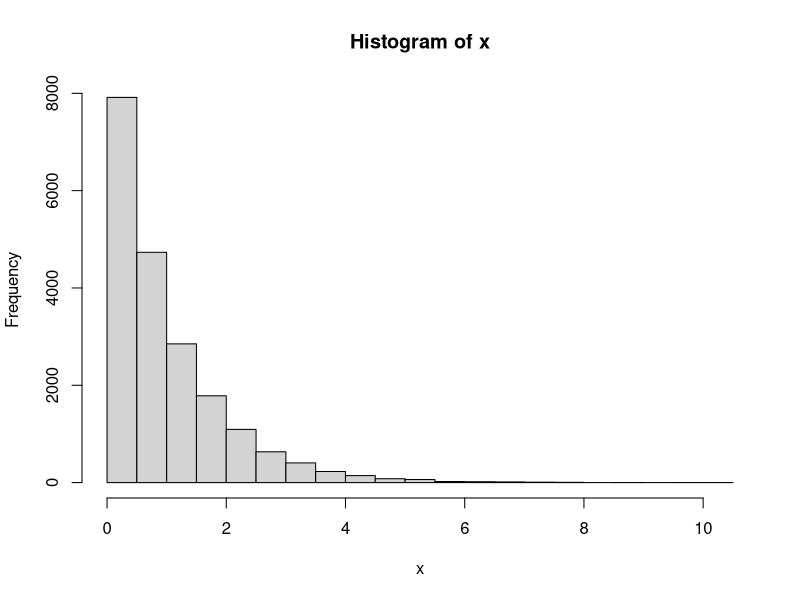
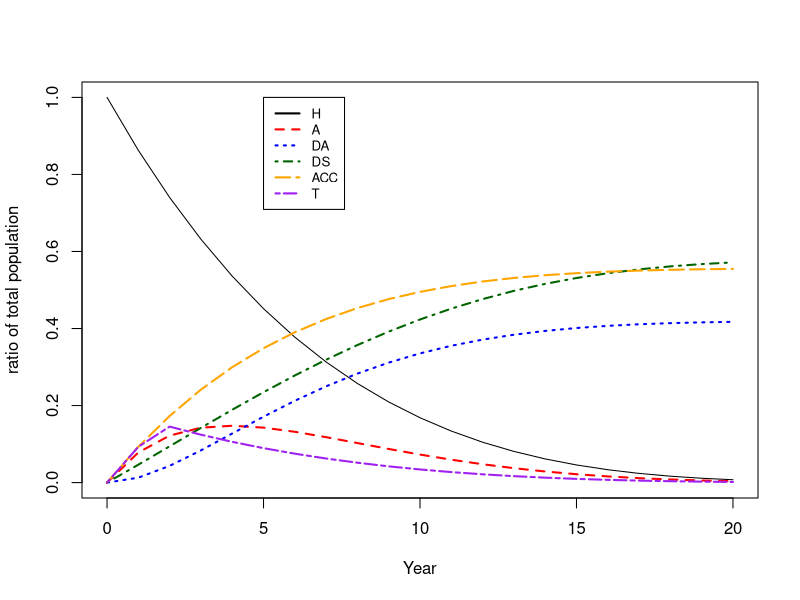
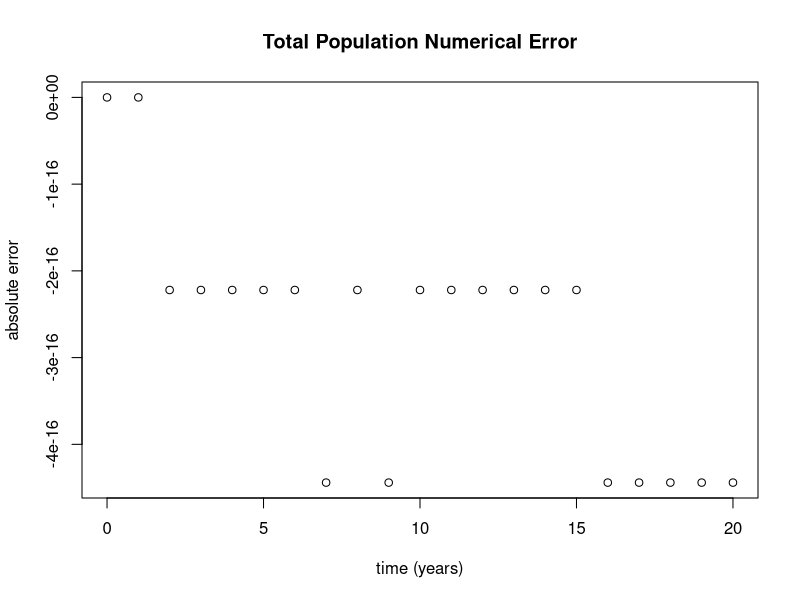

R code for these plots, in order:
## ---- chunk 1
knitr::opts_chunk$set(echo = TRUE)
library(Matrix)
## ---- chunk 2
x <- rexp(20000)

hist(x)

mean(x)
median(x)

# Percentage in first time cycle
sum(x < 1) / length(x)
## ---- chunk 3
hiv_monotherapy_tp <- matrix(c(0.721, 0.202, 0.067, 0.010,
                               0.000, 0.581, 0.407, 0.012,
                               0.000, 0.000, 0.750, 0.250,
                               0.000, 0.000, 0.000, 1.000), 
                               nrow=4, byrow=TRUE,
                               dimnames=list(c("A", "B", "C", "D"),
                                             c("A", "B", "C", "D")))
hiv_monotherapy_tp                                          
## ---- chunk 4
V  <- eigen(hiv_monotherapy_tp)$vectors
iV <- solve(V)
Ap <- iV %*% hiv_monotherapy_tp %*% V

Ap
## ---- chunk 5
lAp <- diag(log(diag(Ap)), nrow(Ap), ncol(Ap))

R  <- V %*% lAp %*% iV

R 
## ---- chunk 6
R[abs(R) < 1e-6 ] <- 0


rownames(R) <- c("A", "B", "C", "D")
colnames(R) <- c("A", "B", "C", "D")

round(R, 3)
## ---- chunk 7
expm(R)
## ---- chunk 8
# A more plausible death rate for 'A', 'B'
R['A', 'D'] <- 0
R['B', 'D'] <- 0

diag(R) <- diag(R) - rowSums(R) # Keep it Markovian
round(expm(R), 3)
## ---- chunk 9

RwAcc <- cbind(rbind(R, rep(0, 4)), rep(0, 5))
rownames(RwAcc) <- c("A", "B", "C", "D", "AccBC")
colnames(RwAcc) <- c("A", "B", "C", "D", "AccBC")

RwAcc['B', 'AccBC'] <- RwAcc['B', 'C']
round(expm(RwAcc), 3)
## ---- chunk 10
rate_secular_death_by_age <- function(t, h=1, a=0.1, b=1/1200)
{
  (b/a) * (exp(a*t) - exp(a*(t-h)))
}
## ---- chunk 11
markov_rate_matrices<- function(t, h=1)
{
  lapply(t, function(tt){
    r.secular <- rate_secular_death_by_age(tt+40, h)
  
    x <- matrix(c(0.0, 0.1, 0.0, r.secular,
                  0.0, 0.0, 0.3, r.secular,
                  0.0, 0.0, 0.0, 0.0,
                  0.0, 0.0, 0.0, 0.0),
           nrow=4,
           ncol=4,
           byrow=TRUE,
           dimnames=list(c("H", "A", "DA", "DS"),
                         c("H", "A", "DA", "DS")))
  
    diag(x) <- -rowSums(x)
    x
  })
}
## ---- chunk 12
non_markov_rate_matrices <- function(t, h=1)
{
  markov     <- markov_rate_matrices(t, h)
  non_markov <- list()
  for(i in t)
  {
    # Expand matrix
    non_markov[[i]] <- cbind(markov[[i]],     matrix(rep(0, 16), nrow=4))
    non_markov[[i]] <- rbind(non_markov[[i]], matrix(rep(0, 32), nrow=4))
  }
  
  
  lapply(non_markov, function(m){
    # Put in State Names
    rownames(m) <- c("H", "A", "DA" ,"DS", "ACC", "T1", "T2", "N")
    colnames(m) <- c("H", "A", "DA" ,"DS", "ACC", "T1", "T2", "N")
    
    # Define Accumulator
    m["H", "ACC"] <- m["H", "A"] 
    
    # Define Tunnel state entry
    m["H", "T1"]  <- m["H", "A"]
    
    m  # Note: Tunnel states are not fully defined at this point.
  })

}

## ---- chunk 13
transition_prob <- function(t, h=1)
{
  # Embed the matrices into the timesteps
  tp <- lapply(non_markov_rate_matrices(t, h), function(m) expm(m*h))
  
  lapply(tp, function(m)
  {
    # It is possible to exit tunnel to external risk of death
    m["T1", "N"]  <- m["A", "DA"] + m["A", "DS"]
    m["T1", "T1"] <- 0  # Cannot remain in tunnel
    m["T1", "T2"] <- 1-m["T1", "N"] # The tunnel is everything else 

    # T2 is terminal state
    m["T2", "T2"] <- 0
    m["T2", "N"]  <- 1
    
    # Note: At this point, the "N" state could be stripped as it was
    #       only required for the embedding, and serves no other purpose
    #       at this point
    
    states <- c("H", "A", "DA", "DS", "ACC", "T1" ,"T2")
    m[states, states]
  })
}
## ---- chunk 14
Y <- t(c(H=1, A=0, DA=0, DS=0, ACC=0, T1=0, T2=0))

simulation <- do.call(rbind, lapply(transition_prob(1:20), function(tp) {
  Y <<- Y %*% tp
}))

simulation <- rbind(
  c(H=1, A=0, DA=0, DS=0, ACC=0, T1=0, T2=0), 
  simulation
)
## ---- chunk 15
plot(0:20, simulation[,"H"], ylim=c(0,1), typ="l", ylab="ratio of total population", xlab="Year")


lines(0:20, simulation[,"A"],   col="red",       lty=2, lwd=2)
lines(0:20, simulation[,"DA"],  col="blue",      lty=3, lwd=2)
lines(0:20, simulation[,"DS"],  col="darkgreen", lty=4, lwd=2)
lines(0:20, simulation[,"ACC"], col="orange",    lty=5, lwd=2)
lines(0:20, rowSums(simulation[,c("T1", "T2")]), col="purple", lty=6, lwd=2)

legend(5, 1.0, c("H", "A", "DA", "DS", "ACC", "T"), lty=1:6, 
       col=c("black", "red", "blue", "darkgreen", "orange", "purple"), cex=0.8, lwd=2)
## ---- chunk 16
plot(0:20, 1-rowSums(simulation[,c("H", "A", "DA", "DS")]), xlab="time (years)", ylab="absolute error", main="Total Population Numerical Error")
## ---- chunk 17

# Better accuracy that "life-table" aka trapezoidal method
alt_simp_coef <- function(i) c(17, 59, 43, 49, rep(48, i-8), 49, 43, 59, 17) / 48
alt_simp      <- function(x,h) h*sum(alt_simp_coef(length(x)) * x)
## ---- chunk 18
1000*simulation[21,"ACC"] # The last point is the total
## ---- chunk 19
  alt_simp(rowSums(simulation[,c("H", "A")]), 1)
## ---- chunk 20
  alt_simp(rowSums(simulation[,c("T1", "T2")]), 1)
## ---- chunk 21
  alt_simp(rowSums(simulation[,c("H", "A")]), 1) - 
  alt_simp(rowSums(simulation[,c("T1", "T2")]), 1)
